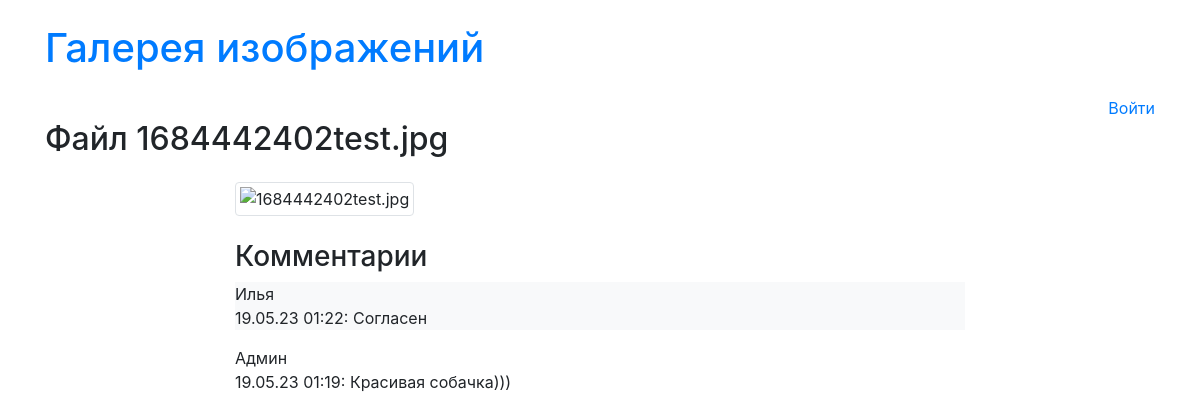
/file.php?name=1684442402test.jpg, run on the app's committed database.
### tables this page shows
CREATE TABLE `comments` (
  `id` int NOT NULL,
  `login` varchar(50) NOT NULL,
  `picture` varchar(255) NOT NULL,
  `comment` text NOT NULL
);

CREATE TABLE `users` (
  `id` int NOT NULL,
  `login` varchar(50) NOT NULL,
  `password` varchar(255) NOT NULL,
  `name` varchar(255) NOT NULL
);

### file.php (the view, shortened to what this page needs)
<?php
include 'bd.php';
$imageFileName = $_GET['name'];
  $commentsbd = mysqli_query($link, "SELECT comments.login, comments.id, `name`, `picture`, `comment` FROM `comments` LEFT JOIN `users` ON comments.login=users.login WHERE comments.picture = '".$imageFileName."'");
?>
<!doctype html>
<html lang="en">
<head>
    <link rel="stylesheet" href="https://stackpath.bootstrapcdn.com/bootstrap/4.4.1/css/bootstrap.min.css"
>
</head>
<body>
<div class="container pt-4">
    <h1 class="mb-4"><a href="<?php echo URL; ?>">Галерея изображений</a></h1>
    <div style="text-align: right;">
    <?php if(!$_SESSION['auth'] === true){?>
    <a href="./auth.php">Войти</a>
    <?php }else{
        echo '<h4>Привет, '.$_SESSION['name'].'</h4><a href="./auth.php?exit=1"> Выйти </a>';
    } ?>
    </div>
    <h2 class="mb-4">Файл <?php echo $imageFileName; ?></h2>
    <div class="row">
        <div class="col-12 col-sm-8 offset-sm-2">
            <img src="<?php echo URL . '/' . UPLOAD_DIR . '/' . $imageFileName ?>" class="img-thumbnail mb-4"
                 alt="<?php echo $imageFileName ?>">
            <h3>Комментарии</h3>
            <div class="comments">
            <div class="commentsupdate">
            <?php
             if(!empty($commentsbd->num_rows)):
             ?>
                <?php while($comment = mysqli_fetch_array($commentsbd)){ $i+=1; ?>
                    <div class="<?php echo (($i % 2) > 0) ? 'bg-light' : ''; ?>">
                        <p><?php echo $comment['name'].'<br>'.$comment['comment']; ?></p>
                    </div>
                <?php } ?>
            <?php else: ?>
                <div class="text-muted">Пока ни одного коммантария, будете первым!</div>
            <?php endif; ?>
            </div>
            </div>
        </div>
    </div>
</div>
</body>
</html>

### data on the page
comments: users.name "Илья", comment "19.05.23 01:22: Согласен"
comments: users.name "Админ", comment "19.05.23 01:19: Красивая собачка)))"

### other printed values
$imageFileName "1684442402test.jpg"
